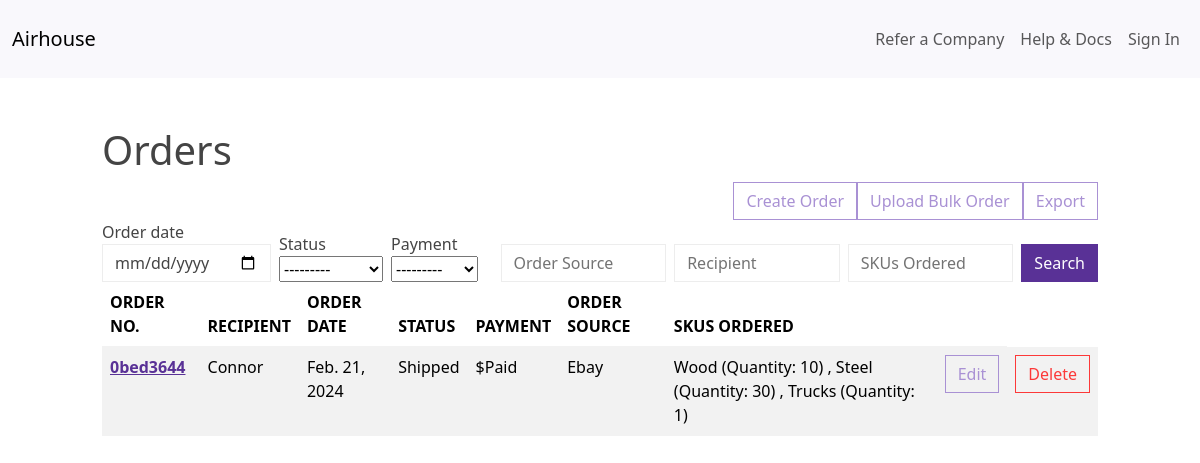
Screenshot of /orders/ with the database file from the repository.
### airhouse/models.py (models this page shows, shortened)
class Order(models.Model):
    STATUS_CHOICES = [
        ('new', 'New'),
        ('processing', 'Processing'),
        ('shipped', 'Shipped'),
        ('in_transit', 'In Transit'),
        ('delivered', 'Delivered'),
        ('cancelled', 'Cancelled'),
    ]
    PAYMENT_STATUS_CHOICES = [
        ('paid', 'Paid'),
        ('not_paid', 'Not Paid'),
    ]
    order_no = models.UUIDField(default=uuid.uuid4, editable=False, unique=True)
    recipient = models.CharField(max_length=255)
    order_date = models.DateField(auto_now_add=True)
    status = models.CharField(max_length=20, choices=STATUS_CHOICES, default='new')
    payment = models.CharField(max_length=10, choices=PAYMENT_STATUS_CHOICES, default='not_paid')
    order_source = models.CharField(max_length=255)
    skus_ordered = models.ManyToManyField(InventoryItem, through='OrderItem')

class OrderItem(models.Model):
    order = models.ForeignKey(Order, related_name='order_items', on_delete=models.CASCADE)
    inventory_item = models.ForeignKey(InventoryItem, on_delete=models.CASCADE)
    quantity = models.PositiveIntegerField()

class InventoryItem(models.Model):
    name = models.CharField(max_length=200)
    quantity = models.IntegerField()
    price = models.DecimalField(max_digits=10, decimal_places=2)
    category = models.ForeignKey('Category', on_delete=models.SET_NULL, blank=True, null=True)
    date_created = models.DateTimeField(auto_now_add=True)
    user = models.ForeignKey(get_user_model(), on_delete=models.CASCADE)

### airhouse/views.py (the view)
# urls.py: path('orders/', Orders.as_view(), name='orders'),
class Orders(FilterView):
    model = Order
    template_name = 'airhouse/orders.html'
    context_object_name = 'orders'
    filterset_class = OrderFilter
    def get_context_data(self, **kwargs):
        context = super().get_context_data(**kwargs)
        context['myFilter'] = OrderFilter(self.request.GET, queryset=self.get_queryset())
        return context

### airhouse/templates/airhouse/orders.html (shortened to what this page needs)
{% extends 'airhouse/base.html' %}
{% block content %}
<div class="row">
    <div class="col-md-10 col-12 mx-auto mt-5">
        <h1><a href="{% url 'orders' %}" class="text-reset text-decoration-none">Orders</a></h1>
        <div class="d-flex justify-content-end">
            <a href="{% url 'add-order' %}" class="btn btn-outline-secondary">Create Order</a>
            <a href="#" class="btn btn-outline-secondary">Upload Bulk Order</a>
            <a href="#" class="btn btn-outline-secondary">Export</a>
        </div>
        <form method="get" class="d-flex align-items-end gap-2">
            {% for field in myFilter.form %}
                <div class="form-group">
                    {% if field.name in "order_source,recipient,skus_ordered" %}
                        {{ field }}
                    {% else %}
                        <label for="{{ field.id_for_label }}">{{ field.label }}</label>
                        {{ field }}
                    {% endif %}
                </div>
            {% endfor %}
            <button class="btn btn-primary" type="submit">Search</button>
        </form>
        <table class="table table-hover table-striped">
            <thead>
                <tr>
                    <th scope="col">ORDER NO.</th>
                    <th scope="col">RECIPIENT</th>
                    <th scope="col">ORDER DATE</th>
                    <th scope="col">STATUS</th>
                    <th scope="col">PAYMENT</th>
                    <th scope="col">ORDER SOURCE</th>
                    <th scope="col">SKUS ORDERED</th>
                    <th scope="col"></th>
                </tr>
            </thead>
            <tbody>
                {% for order in orders %}
                <tr>
                    <th scope="row"><a href="{% url 'order-detail' order.pk %}">{{ order.order_no|stringformat:"s"|slice:":8" }}</a></th>
                    <td>{{ order.recipient }}</td>
                    <td>{{ order.order_date }}</td>
                    <td>{{ order.get_status_display }}</td>
                    <td>${{ order.get_payment_display }}</td>
                    <td>{{ order.order_source }}</td>
                    <td>
                        {% for item in order.order_items.all %}
                            {{ item.inventory_item.name }} (Quantity: {{ item.quantity }})
                            {% if not forloop.last %}, {% endif %}
                        {% endfor %}
                    </td>
                    <td><a href="{% url 'edit-order' order.pk %}" class="btn btn-outline-secondary">Edit</a></td>
                    <td><a href="{% url 'delete-order' order.pk %}" class="btn btn-outline-danger">Delete</a></td>
                </tr>
                {% empty %}
                    <h2>No orders found.</h2>
                {% endfor %}
            </tbody>
        </table>
    </div>
</div>
{% endblock %}

### rows the page displays
Order: order_no "0bed3644", recipient "Connor", order_date "Feb. 21, 2024", status "Shipped", payment "Paid", order_source "Ebay"
OrderItem: inventory_item.name "Wood", quantity "10"
OrderItem: inventory_item.name "Steel", quantity "30"
OrderItem: inventory_item.name "Trucks", quantity "1"

### other values shown
{{ field.label }} "Order date" "Status" "Payment"
